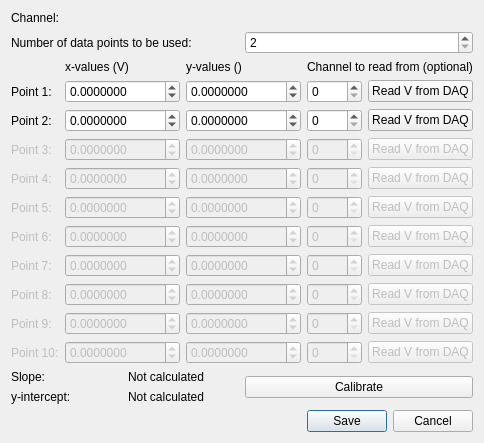
<?xml version="1.0" encoding="UTF-8"?>
<ui version="4.0">
 <class>ChannelCalibrationWindow</class>
 <widget class="QWidget" name="ChannelCalibrationWindow">
  <property name="geometry">
   <rect>
    <x>0</x>
    <y>0</y>
    <width>470</width>
    <height>349</height>
   </rect>
  </property>
  <property name="windowTitle">
   <string>ChannelCalibrationWindow</string>
  </property>
  <layout class="QVBoxLayout" name="verticalLayout_2">
   <item>
    <layout class="QHBoxLayout" name="horizontalLayout">
     <item>
      <widget class="QLabel" name="currentChannelLabel">
       <property name="text">
        <string>Channel:</string>
       </property>
      </widget>
     </item>
     <item>
      <widget class="QLabel" name="currentChannelLabelDynamic">
       <property name="text">
        <string>&lt;channelNum&gt;</string>
       </property>
      </widget>
     </item>
    </layout>
   </item>
   <item>
    <layout class="QHBoxLayout" name="horizontalLayout_2">
     <item>
      <widget class="QLabel" name="dataPointsLabel">
       <property name="text">
        <string>Number of data points to be used:</string>
       </property>
      </widget>
     </item>
     <item>
      <widget class="QSpinBox" name="dataPointsSpinBox">
       <property name="minimum">
        <number>2</number>
       </property>
       <property name="maximum">
        <number>10</number>
       </property>
      </widget>
     </item>
    </layout>
   </item>
   <item>
    <layout class="QGridLayout" name="gridLayout">
     <item row="6" column="4">
      <widget class="QSpinBox" name="point6ReadChannelSpinBox">
       <property name="enabled">
        <bool>false</bool>
       </property>
       <property name="maximum">
        <number>7</number>
       </property>
      </widget>
     </item>
     <item row="6" column="2">
      <widget class="QDoubleSpinBox" name="point6yValuesDoubleSpinBox">
       <property name="enabled">
        <bool>false</bool>
       </property>
       <property name="decimals">
        <number>7</number>
       </property>
       <property name="minimum">
        <double>-99999.999999000006937</double>
       </property>
       <property name="maximum">
        <double>99999.999999000006937</double>
       </property>
      </widget>
     </item>
     <item row="5" column="1">
      <widget class="QDoubleSpinBox" name="point5xValuesDoubleSpinBox">
       <property name="enabled">
        <bool>false</bool>
       </property>
       <property name="decimals">
        <number>7</number>
       </property>
       <property name="minimum">
        <double>-99999.999999000006937</double>
       </property>
       <property name="maximum">
        <double>99999.999999000006937</double>
       </property>
      </widget>
     </item>
     <item row="9" column="2">
      <widget class="QDoubleSpinBox" name="point9yValuesDoubleSpinBox">
       <property name="enabled">
        <bool>false</bool>
       </property>
       <property name="decimals">
        <number>7</number>
       </property>
       <property name="minimum">
        <double>-99999.999999000006937</double>
       </property>
       <property name="maximum">
        <double>99999.999999000006937</double>
       </property>
      </widget>
     </item>
     <item row="1" column="0">
      <widget class="QLabel" name="point1Label">
       <property name="text">
        <string>Point 1:</string>
       </property>
      </widget>
     </item>
     <item row="4" column="5">
      <widget class="QPushButton" name="point4ReadChannelButton">
       <property name="enabled">
        <bool>false</bool>
       </property>
       <property name="text">
        <string>Read V from DAQ</string>
       </property>
      </widget>
     </item>
     <item row="8" column="0">
      <widget class="QLabel" name="point8Label">
       <property name="enabled">
        <bool>false</bool>
       </property>
       <property name="text">
        <string>Point 8:</string>
       </property>
      </widget>
     </item>
     <item row="10" column="1">
      <widget class="QDoubleSpinBox" name="point10xValuesDoubleSpinBox">
       <property name="enabled">
        <bool>false</bool>
       </property>
       <property name="decimals">
        <number>7</number>
       </property>
       <property name="minimum">
        <double>-99999.999999000006937</double>
       </property>
       <property name="maximum">
        <double>99999.999999000006937</double>
       </property>
      </widget>
     </item>
     <item row="5" column="5">
      <widget class="QPushButton" name="point5ReadChannelButton">
       <property name="enabled">
        <bool>false</bool>
       </property>
       <property name="text">
        <string>Read V from DAQ</string>
       </property>
      </widget>
     </item>
     <item row="7" column="2">
      <widget class="QDoubleSpinBox" name="point7yValuesDoubleSpinBox">
       <property name="enabled">
        <bool>false</bool>
       </property>
       <property name="decimals">
        <number>7</number>
       </property>
       <property name="minimum">
        <double>-99999.999999000006937</double>
       </property>
       <property name="maximum">
        <double>99999.999999000006937</double>
       </property>
      </widget>
     </item>
     <item row="0" column="2">
      <widget class="QLabel" name="yValuesLabel">
       <property name="text">
        <string>y-values (&lt;unit&gt;)</string>
       </property>
      </widget>
     </item>
     <item row="4" column="2">
      <widget class="QDoubleSpinBox" name="point4yValuesDoubleSpinBox">
       <property name="enabled">
        <bool>false</bool>
       </property>
       <property name="decimals">
        <number>7</number>
       </property>
       <property name="minimum">
        <double>-99999.999999000006937</double>
       </property>
       <property name="maximum">
        <double>99999.999999000006937</double>
       </property>
      </widget>
     </item>
     <item row="5" column="4">
      <widget class="QSpinBox" name="point5ReadChannelSpinBox">
       <property name="enabled">
        <bool>false</bool>
       </property>
       <property name="maximum">
        <number>7</number>
       </property>
      </widget>
     </item>
     <item row="7" column="1">
      <widget class="QDoubleSpinBox" name="point7xValuesDoubleSpinBox">
       <property name="enabled">
        <bool>false</bool>
       </property>
       <property name="decimals">
        <number>7</number>
       </property>
       <property name="minimum">
        <double>-99999.999999000006937</double>
       </property>
       <property name="maximum">
        <double>99999.999999000006937</double>
       </property>
      </widget>
     </item>
     <item row="5" column="2">
      <widget class="QDoubleSpinBox" name="point5yValuesDoubleSpinBox">
       <property name="enabled">
        <bool>false</bool>
       </property>
       <property name="decimals">
        <number>7</number>
       </property>
       <property name="minimum">
        <double>-99999.999999000006937</double>
       </property>
       <property name="maximum">
        <double>99999.999999000006937</double>
       </property>
      </widget>
     </item>
     <item row="10" column="0">
      <widget class="QLabel" name="point10Label">
       <property name="enabled">
        <bool>false</bool>
       </property>
       <property name="text">
        <string>Point 10:</string>
       </property>
      </widget>
     </item>
     <item row="6" column="0">
      <widget class="QLabel" name="point6Label">
       <property name="enabled">
        <bool>false</bool>
       </property>
       <property name="text">
        <string>Point 6:</string>
       </property>
      </widget>
     </item>
     <item row="3" column="4">
      <widget class="QSpinBox" name="point3ReadChannelSpinBox">
       <property name="enabled">
        <bool>false</bool>
       </property>
       <property name="maximum">
        <number>7</number>
       </property>
      </widget>
     </item>
     <item row="9" column="5">
      <widget class="QPushButton" name="point9ReadChannelButton">
       <property name="enabled">
        <bool>false</bool>
       </property>
       <property name="text">
        <string>Read V from DAQ</string>
       </property>
      </widget>
     </item>
     <item row="8" column="5">
      <widget class="QPushButton" name="point8ReadChannelButton">
       <property name="enabled">
        <bool>false</bool>
       </property>
       <property name="text">
        <string>Read V from DAQ</string>
       </property>
      </widget>
     </item>
     <item row="3" column="1">
      <widget class="QDoubleSpinBox" name="point3xValuesDoubleSpinBox">
       <property name="enabled">
        <bool>false</bool>
       </property>
       <property name="decimals">
        <number>7</number>
       </property>
       <property name="minimum">
        <double>-99999.999999000006937</double>
       </property>
       <property name="maximum">
        <double>99999.999999000006937</double>
       </property>
      </widget>
     </item>
     <item row="1" column="5">
      <widget class="QPushButton" name="point1ReadChannelButton">
       <property name="text">
        <string>Read V from DAQ</string>
       </property>
      </widget>
     </item>
     <item row="8" column="2">
      <widget class="QDoubleSpinBox" name="point8yValuesDoubleSpinBox">
       <property name="enabled">
        <bool>false</bool>
       </property>
       <property name="decimals">
        <number>7</number>
       </property>
       <property name="minimum">
        <double>-99999.999999000006937</double>
       </property>
       <property name="maximum">
        <double>99999.999999000006937</double>
       </property>
      </widget>
     </item>
     <item row="3" column="5">
      <widget class="QPushButton" name="point3ReadChannelButton">
       <property name="enabled">
        <bool>false</bool>
       </property>
       <property name="text">
        <string>Read V from DAQ</string>
       </property>
      </widget>
     </item>
     <item row="0" column="1">
      <widget class="QLabel" name="xValuesLabel">
       <property name="text">
        <string>x-values (V)</string>
       </property>
      </widget>
     </item>
     <item row="5" column="0">
      <widget class="QLabel" name="point5Label">
       <property name="enabled">
        <bool>false</bool>
       </property>
       <property name="text">
        <string>Point 5:</string>
       </property>
      </widget>
     </item>
     <item row="10" column="4">
      <widget class="QSpinBox" name="point10ReadChannelSpinBox">
       <property name="enabled">
        <bool>false</bool>
       </property>
       <property name="maximum">
        <number>7</number>
       </property>
      </widget>
     </item>
     <item row="0" column="4" colspan="2">
      <widget class="QLabel" name="readChanneLabel">
       <property name="text">
        <string>Channel to read from (optional)</string>
       </property>
      </widget>
     </item>
     <item row="1" column="2">
      <widget class="QDoubleSpinBox" name="point1yValuesDoubleSpinBox">
       <property name="decimals">
        <number>7</number>
       </property>
       <property name="minimum">
        <double>-99999.999999000006937</double>
       </property>
       <property name="maximum">
        <double>99999.999999000006937</double>
       </property>
      </widget>
     </item>
     <item row="6" column="1">
      <widget class="QDoubleSpinBox" name="point6xValuesDoubleSpinBox">
       <property name="enabled">
        <bool>false</bool>
       </property>
       <property name="decimals">
        <number>7</number>
       </property>
       <property name="minimum">
        <double>-99999.999999000006937</double>
       </property>
       <property name="maximum">
        <double>99999.999999000006937</double>
       </property>
      </widget>
     </item>
     <item row="2" column="2">
      <widget class="QDoubleSpinBox" name="point2yValuesDoubleSpinBox">
       <property name="decimals">
        <number>7</number>
       </property>
       <property name="minimum">
        <double>-99999.999999000006937</double>
       </property>
       <property name="maximum">
        <double>99999.999999000006937</double>
       </property>
      </widget>
     </item>
     <item row="6" column="5">
      <widget class="QPushButton" name="point6ReadChannelButton">
       <property name="enabled">
        <bool>false</bool>
       </property>
       <property name="text">
        <string>Read V from DAQ</string>
       </property>
      </widget>
     </item>
     <item row="4" column="1">
      <widget class="QDoubleSpinBox" name="point4xValuesDoubleSpinBox">
       <property name="enabled">
        <bool>false</bool>
       </property>
       <property name="decimals">
        <number>7</number>
       </property>
       <property name="minimum">
        <double>-99999.999999000006937</double>
       </property>
       <property name="maximum">
        <double>99999.999999000006937</double>
       </property>
      </widget>
     </item>
     <item row="1" column="1">
      <widget class="QDoubleSpinBox" name="point1xValuesDoubleSpinBox">
       <property name="decimals">
        <number>7</number>
       </property>
       <property name="minimum">
        <double>-99999.999999000006937</double>
       </property>
       <property name="maximum">
        <double>99999.999999000006937</double>
       </property>
      </widget>
     </item>
     <item row="7" column="5">
      <widget class="QPushButton" name="point7ReadChannelButton">
       <property name="enabled">
        <bool>false</bool>
       </property>
       <property name="text">
        <string>Read V from DAQ</string>
       </property>
      </widget>
     </item>
     <item row="10" column="2">
      <widget class="QDoubleSpinBox" name="point10yValuesDoubleSpinBox">
       <property name="enabled">
        <bool>false</bool>
       </property>
       <property name="decimals">
        <number>7</number>
       </property>
       <property name="minimum">
        <double>-99999.999999000006937</double>
       </property>
       <property name="maximum">
        <double>99999.999999000006937</double>
       </property>
      </widget>
     </item>
     <item row="1" column="4">
      <widget class="QSpinBox" name="point1ReadChannelSpinBox">
       <property name="maximum">
        <number>7</number>
       </property>
      </widget>
     </item>
     <item row="8" column="1">
      <widget class="QDoubleSpinBox" name="point8xValuesDoubleSpinBox">
       <property name="enabled">
        <bool>false</bool>
       </property>
       <property name="decimals">
        <number>7</number>
       </property>
       <property name="minimum">
        <double>-99999.999999000006937</double>
       </property>
       <property name="maximum">
        <double>99999.999999000006937</double>
       </property>
      </widget>
     </item>
     <item row="4" column="4">
      <widget class="QSpinBox" name="point4ReadChannelSpinBox">
       <property name="enabled">
        <bool>false</bool>
       </property>
       <property name="maximum">
        <number>7</number>
       </property>
      </widget>
     </item>
     <item row="9" column="0">
      <widget class="QLabel" name="point9Label">
       <property name="enabled">
        <bool>false</bool>
       </property>
       <property name="text">
        <string>Point 9:</string>
       </property>
      </widget>
     </item>
     <item row="8" column="4">
      <widget class="QSpinBox" name="point8ReadChannelSpinBox">
       <property name="enabled">
        <bool>false</bool>
       </property>
       <property name="maximum">
        <number>7</number>
       </property>
      </widget>
     </item>
     <item row="2" column="5">
      <widget class="QPushButton" name="point2ReadChannelButton">
       <property name="text">
        <string>Read V from DAQ</string>
       </property>
      </widget>
     </item>
     <item row="3" column="0">
      <widget class="QLabel" name="point3Label">
       <property name="enabled">
        <bool>false</bool>
       </property>
       <property name="text">
        <string>Point 3:</string>
       </property>
      </widget>
     </item>
     <item row="3" column="2">
      <widget class="QDoubleSpinBox" name="point3yValuesDoubleSpinBox">
       <property name="enabled">
        <bool>false</bool>
       </property>
       <property name="decimals">
        <number>7</number>
       </property>
       <property name="minimum">
        <double>-99999.999999000006937</double>
       </property>
       <property name="maximum">
        <double>99999.999999000006937</double>
       </property>
      </widget>
     </item>
     <item row="2" column="1">
      <widget class="QDoubleSpinBox" name="point2xValuesDoubleSpinBox">
       <property name="decimals">
        <number>7</number>
       </property>
       <property name="minimum">
        <double>-99999.999999000006937</double>
       </property>
       <property name="maximum">
        <double>99999.999999000006937</double>
       </property>
      </widget>
     </item>
     <item row="7" column="4">
      <widget class="QSpinBox" name="point7ReadChannelSpinBox">
       <property name="enabled">
        <bool>false</bool>
       </property>
       <property name="maximum">
        <number>7</number>
       </property>
      </widget>
     </item>
     <item row="4" column="0">
      <widget class="QLabel" name="point4Label">
       <property name="enabled">
        <bool>false</bool>
       </property>
       <property name="text">
        <string>Point 4:</string>
       </property>
      </widget>
     </item>
     <item row="10" column="5">
      <widget class="QPushButton" name="point10ReadChannelButton">
       <property name="enabled">
        <bool>false</bool>
       </property>
       <property name="text">
        <string>Read V from DAQ</string>
       </property>
      </widget>
     </item>
     <item row="7" column="0">
      <widget class="QLabel" name="point7Label">
       <property name="enabled">
        <bool>false</bool>
       </property>
       <property name="text">
        <string>Point 7:</string>
       </property>
      </widget>
     </item>
     <item row="2" column="0">
      <widget class="QLabel" name="point2Label">
       <property name="text">
        <string>Point 2:</string>
       </property>
      </widget>
     </item>
     <item row="9" column="1">
      <widget class="QDoubleSpinBox" name="point9xValuesDoubleSpinBox">
       <property name="enabled">
        <bool>false</bool>
       </property>
       <property name="decimals">
        <number>7</number>
       </property>
       <property name="minimum">
        <double>-99999.999999000006937</double>
       </property>
       <property name="maximum">
        <double>99999.999999000006937</double>
       </property>
      </widget>
     </item>
     <item row="2" column="4">
      <widget class="QSpinBox" name="point2ReadChannelSpinBox">
       <property name="maximum">
        <number>7</number>
       </property>
      </widget>
     </item>
     <item row="9" column="4">
      <widget class="QSpinBox" name="point9ReadChannelSpinBox">
       <property name="enabled">
        <bool>false</bool>
       </property>
       <property name="maximum">
        <number>7</number>
       </property>
      </widget>
     </item>
    </layout>
   </item>
   <item>
    <layout class="QHBoxLayout" name="horizontalLayout_5">
     <item>
      <layout class="QVBoxLayout" name="verticalLayout">
       <item>
        <layout class="QHBoxLayout" name="horizontalLayout_3">
         <item>
          <widget class="QLabel" name="slopeLabel">
           <property name="text">
            <string>Slope:</string>
           </property>
          </widget>
         </item>
         <item>
          <widget class="QLabel" name="slopeLabelDynamic">
           <property name="text">
            <string>Not calculated</string>
           </property>
          </widget>
         </item>
        </layout>
       </item>
       <item>
        <layout class="QHBoxLayout" name="horizontalLayout_4">
         <item>
          <widget class="QLabel" name="yinterceptLabel">
           <property name="text">
            <string>y-intercept:</string>
           </property>
          </widget>
         </item>
         <item>
          <widget class="QLabel" name="yinterceptLabelDynamic">
           <property name="text">
            <string>Not calculated</string>
           </property>
          </widget>
         </item>
        </layout>
       </item>
      </layout>
     </item>
     <item>
      <widget class="QPushButton" name="calibrateButton">
       <property name="text">
        <string>Calibrate</string>
       </property>
      </widget>
     </item>
    </layout>
   </item>
   <item>
    <widget class="QDialogButtonBox" name="buttonBox">
     <property name="standardButtons">
      <set>QDialogButtonBox::Cancel|QDialogButtonBox::Save</set>
     </property>
    </widget>
   </item>
  </layout>
 </widget>
 <layoutdefault spacing="6" margin="11"/>
 <resources/>
 <connections/>
</ui>
